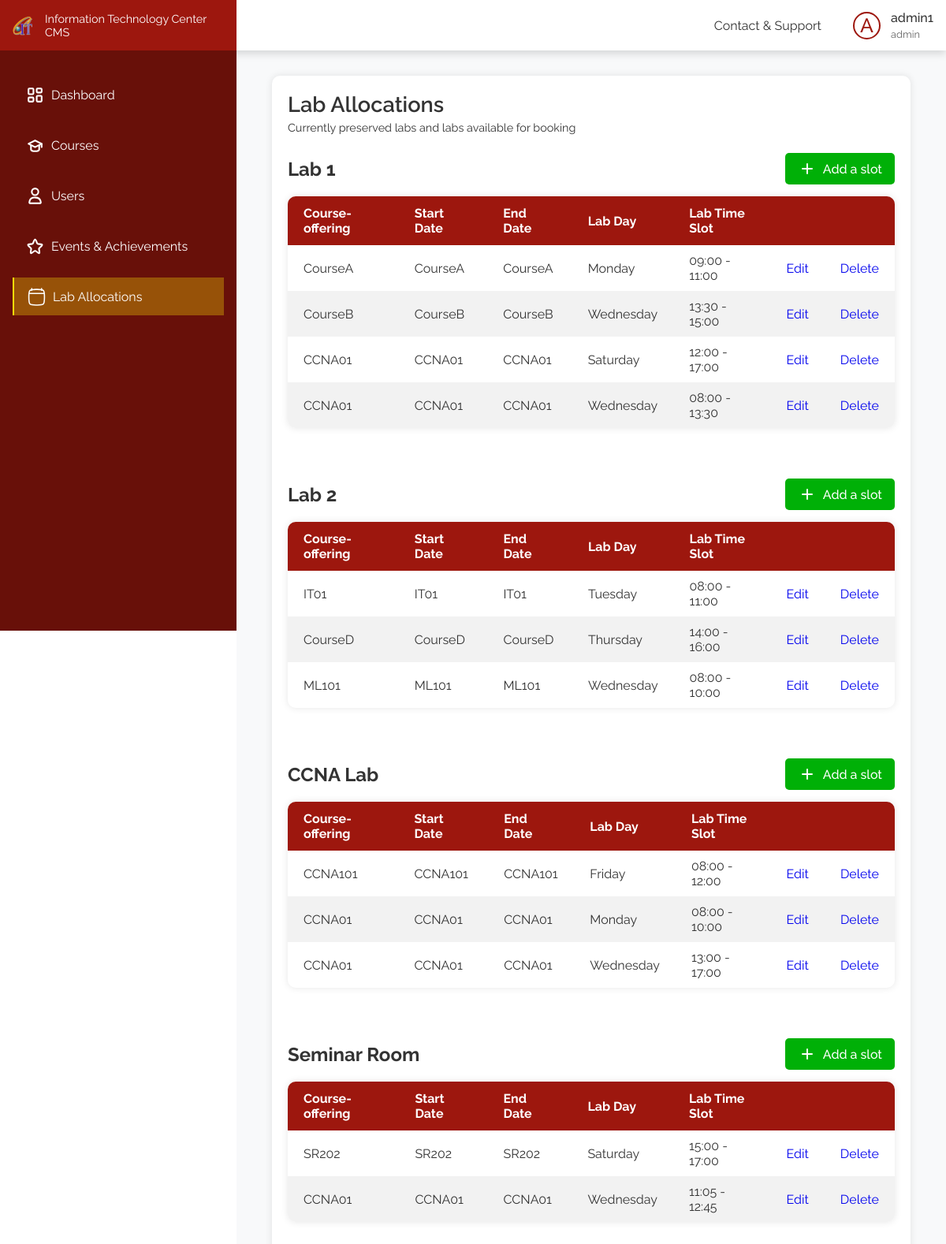
The app's page /pages/labslots/index.php (signed in) with its own data.
### tables this page shows
CREATE TABLE IF NOT EXISTS `user` (
  `u_id` int(10) UNSIGNED NOT NULL AUTO_INCREMENT,
  `user_name` varchar(50) NOT NULL,
  `email` varchar(100) NOT NULL,
  `password` varchar(255) NOT NULL,
  `contact` varchar(20) NOT NULL,
  `clearense` varchar(20) NOT NULL,
  PRIMARY KEY (`u_id`)
);

CREATE TABLE IF NOT EXISTS `labslot` (
  `slot_id` int(11) NOT NULL AUTO_INCREMENT,
  `lab` varchar(20) NOT NULL,
  `course` varchar(20) NOT NULL,
  `start` time NOT NULL,
  `end` time NOT NULL,
  `date` int(11) NOT NULL,
  `oneday` date DEFAULT NULL,
  `published` tinyint(4) DEFAULT NULL,
  PRIMARY KEY (`slot_id`)
);

### backend/functions/labslots.php (called while the page is built, shortened)
<?php
include_once $_SERVER['DOCUMENT_ROOT'] . "/config.php";
include_once $_SERVER['DOCUMENT_ROOT'] . "/helpers/datetime.php";
function getLabSlotsAll()
{
    global $conn;
    $stmt = $conn->prepare("SELECT * FROM labslot");
    $stmt->execute();
    $result = $stmt->get_result();
    $labSlots = array();
    while ($row = $result->fetch_assoc()) {
        $labType = $row['lab'];
        if (!isset($labSlots[$labType])) {
            $labSlots[$labType] = array();
        }
        $labSlots[$labType][] = $row;
    }
    return $labSlots;
}

### helpers/datetime.php (called while the page is built, shortened)
<?php
function getDatebyIndex(int $index): string
{
    $days = ['Monday', 'Tuesday', 'Wednesday', 'Thursday', 'Friday', 'Saturday', 'Sunday'];
    return $days[$index];
}

### pages/labslots/index.php (the view, shortened to what this page needs)
<?php include_once $_SERVER['DOCUMENT_ROOT'] . "/config.php" ?>
<?php include_once $_SERVER['DOCUMENT_ROOT'] . "/backend/functions/labslots.php" ?>
<?php include_once $_SERVER['DOCUMENT_ROOT'] . "/helpers/datetime.php" ?>
<!DOCTYPE html>
<html lang="en">
<head>
    <link rel="stylesheet" href="/css/labslots.css">
</head>
<?php
$labslots = getLabSlotsAll();
?>
<body>
    <div class="flex-box">
        <div class="left">
            <?php
            include_once(APP_ROOT . "/includes/sidebar.php");
            ?>
        </div>
        <div class="right">
            <?php
            include_once(APP_ROOT . "/includes/header.php");
            ?>
            <main class="labslots">
                <div class="container">
                    <h1>Lab Allocations</h1>
                    <p>Currently preserved labs and labs available for booking</p>
                    <div class="title">
                        <div class="title">
                            <h2>Lab 1</h2>
                            <a href="add.php?lab=lab1"><img src="/images/Add_round.svg" alt=""> Add a slot</a>
                        </div>
                    </div>
                    <table class="lab-table">
                        <thead>
                            <tr>
                                <th>Course-offering</th>
                                <th>Start Date</th>
                                <th>End Date</th>
                                <th>Lab Day</th>
                                <th>Lab Time Slot</th>
                                <th></th>
                                <th></th>
                            </tr>
                        </thead>
                        <tbody>
                            <?php if (isset($labslots['lab1'])) { ?>
                                <?php foreach ($labslots['lab1'] as $key => $slot) { ?>
                                    <tr>
                                        <td><?= $slot['course'] ?></td>
                                        <td><?= $slot['course'] ?></td>
                                        <td><?= $slot['course'] ?></td>
                                        <td><?= getDatebyIndex($slot['date']) ?></td>
                                        <td><?= substr($slot['start'], 0, 5) . ' - ' . substr($slot['end'], 0, 5) ?></td>
                                        <td><a href="add.php?id=<?= $slot['slot_id'] ?>&lab=lab1" role="button">Edit</a> </td>
                                        <td><a href="/backend/api/labslots/delete.php?delete_id=<?= $slot['slot_id'] ?>" role="button">Delete</a> </td>
                                    </tr>
                                <?php }; ?>
                            <?php } ?>
                        </tbody>
                    </table>
                    <div class="title">
                        <div class="title">
                            <h2>Lab 2</h2>
                            <a href="add.php?lab=lab2"><img src="/images/Add_round.svg" alt=""> Add a slot</a>
                        </div>
                    </div>
                    <table class="lab-table">
                        <thead>
                            <tr>
                                <th>Course-offering</th>
                                <th>Start Date</th>
                                <th>End Date</th>
                                <th>Lab Day</th>
                                <th>Lab Time Slot</th>
                                <th></th>
                                <th></th>
                            </tr>
                        </thead>
                        <tbody>
                            <?php if (isset($labslots['lab2'])) { ?>
                                <?php foreach ($labslots['lab2'] as $key => $slot) { ?>
                                    <tr>
                                        <td><?= $slot['course'] ?></td>
                                        <td><?= $slot['course'] ?></td>
                                        <td><?= $slot['course'] ?></td>
                                        <td><?= getDatebyIndex($slot['date']) ?></td>
                                        <td><?= substr($slot['start'], 0, 5) . ' - ' . substr($slot['end'], 0, 5) ?></td>
                                        <td><a href="add.php?id=<?= $slot['slot_id'] ?>&lab=lab2">Edit</a> </td>
                                        <td><a href="/backend/api/labslots/delete.php?delete_id=<?= $slot['slot_id'] ?>" role="button">Delete</a> </td>
                                    </tr>
                                <?php }; ?>
                            <?php } ?>
                        </tbody>
                    </table>
                    <div class="title">
                        <div class="title">
                            <h2>CCNA Lab</h2>
                            <a href="add.php?lab=ccna"><img src="/images/Add_round.svg" alt=""> Add a slot</a>
                        </div>
                    </div>
                    <table class="lab-table">
                        <thead>
                            <tr>
                                <th>Course-offering</th>
                                <th>Start Date</th>
                                <th>End Date</th>
                                <th>Lab Day</th>
                                <th>Lab Time Slot</th>
                                <th></th>
                                <th></th>
                            </tr>
                        </thead>
                        <tbody>
                            <?php if (isset($labslots['ccna'])) { ?>
                                <?php foreach ($labslots['ccna'] as $key => $slot) { ?>
                                    <tr>
                                        <td><?= $slot['course'] ?></td>
                                        <td><?= $slot['course'] ?></td>
                                        <td><?= $slot['course'] ?></td>
                                        <td><?= getDatebyIndex($slot['date']) ?></td>
                                        <td><?= substr($slot['start'], 0, 5) . ' - ' . substr($slot['end'], 0, 5) ?></td>
                                        <td><a href="add.php?id=<?= $slot['slot_id'] ?>&lab=ccna">Edit</a> </td>
                                        <td><a href="/backend/api/labslots/delete.php?delete_id=<?= $slot['slot_id'] ?>" role="button">Delete</a> </td>
                                    </tr>
                                <?php }; ?>
                            <?php } ?>
                        </tbody>
                    </table>
                    <div class="title">
                        <div class="title">
                            <h2>Seminar Room</h2>
                            <a href="add.php?lab=sr"><img src="/images/Add_round.svg" alt=""> Add a slot</a>
                        </div>
                    </div>
                    <table class="lab-table">
                        <thead>
                            <tr>
                                <th>Course-offering</th>
                                <th>Start Date</th>
                                <th>End Date</th>
                                <th>Lab Day</th>
                                <th>Lab Time Slot</th>
                                <th></th>
                                <th></th>
                            </tr>
                        </thead>
                        <tbody>
                            <?php if (isset($labslots['sr'])) { ?>
                                <?php foreach ($labslots['sr'] as $key => $slot) { ?>
                                    <tr>
                                        <td><?= $slot['course'] ?></td>
                                        <td><?= $slot['course'] ?></td>
                                        <td><?= $slot['course'] ?></td>
                                        <td><?= getDatebyIndex($slot['date']) ?></td>
                                        <td><?= substr($slot['start'], 0, 5) . ' - ' . substr($slot['end'], 0, 5) ?></td>
                                        <td><a href="add.php?id=<?= $slot['slot_id'] ?>&lab=sr">Edit</a> </td>
                                        <td><a href="/backend/api/labslots/delete.php?delete_id=<?= $slot['slot_id'] ?>" role="button">Delete</a> </td>
                                    </tr>
                                <?php }; ?>
                            <?php } ?>
                        </tbody>
                    </table>
                </div>
            </main>
        </div>
    </div>
</body>
</html>

### includes/header.php (shortened to what this page needs)
<?php
include $_SERVER['DOCUMENT_ROOT'] . "/includes/header_core.php";
if (isset($_SESSION['user_id'])) {
  $user_id = $_SESSION['user_id'];
  $sql = "SELECT user_name, clearense FROM user WHERE u_id = ?";
  $stmt = $conn->prepare($sql);
  $stmt->bind_param("i", $user_id);
  $stmt->execute();
  $result = $stmt->get_result();
  if ($row = $result->fetch_assoc()) {
    $username = $row['user_name'];
    $role = $row['clearense'];
  }
}
?>
<!DOCTYPE html>
<html lang="en">
<head>
  <link rel="stylesheet" href="/css/header.css">
</head>
<body>
  <header>
    <div class="menu">
      <ul>
        <li><a href="/pages/contactNsupport.php">Contact & Support</a></li>
      </ul>
    </div>
    <div class="profile">
      <div class="img"><?php echo isset($username) ? strtoupper(substr($username, 0, 1)) : 'G'; ?></div>
      <h5><?php echo isset($username) ? $username : 'Guest'; ?></h5>
      <p><?php echo isset($role) ? $role : 'Guest'; ?></p>
    </div>
  </header>
</body>
</html>

### css/labslots.css (style rules this page uses)
.labslots { background-color: #f8f9fa; color: #333; min-height: calc(100vh - 4rem); padding: 2rem 0; }
.labslots .container { background-color: #fff; border-radius: 10px; box-shadow: 0 0 10px rgba(0, 0, 0, 0.1); padding: 20px; overflow: hidden; }
.labslots h1 { margin-bottom: 5px; font-weight: 600; font-size: 1.7rem; }
.labslots p { font-size: 0.9rem; margin-bottom: 1.5rem; }
.labslots .lab-table { width: 100%; border-collapse: collapse; border-spacing: 0; margin-top: 15px; margin-bottom: 4rem; background-color: #fff; border-radius: 10px; box-shadow: 0 0 10px rgba(0, 0, 0, 0.1); overflow: hidden; }
.labslots .lab-table th { background-color: var(--color-1); color: #fff; font-weight: bold; text-align: left; padding: 12px 20px; }
.labslots .lab-table tr:nth-child(even) { background-color: #f2f2f2; }
.labslots .lab-table td { padding: 10px 20px; }

### css/styles.css (style rules this page uses)
* { margin: 0; padding: 0; box-sizing: border-box; font-family: "Raleway", sans-serif; }
:root { --color-1: #9d170e; --color-2: #f9db08; --color-3: #305fa6; --color-4: #00b007; --color-5: #790483; --color-text-1: #333; --color-text-2: #666; --color-shade-1: #681009; }
.container { width: clamp(300px, 90%, 1440px); margin: auto; }
a { text-decoration: none; }
.flex-box { display: flex; }
.left { width: 300px; }
.right { width: calc(100% - 300px); padding-top: 4rem; }
.title { display: flex; align-items: center; justify-content: space-between; width: 100%; }
.title a { display: flex; align-items: center; gap: 0.5rem; padding: 0.5rem 1rem; background-color: var(--color-4); color: white; font-weight: 500; border-radius: 5px; }
.title a img { filter: invert() brightness(2); }

### css/header.css (style rules this page uses)
header { color: var(--color-text-1); box-shadow: 0 4px 10px rgba(0, 0, 0, 0.146); position: fixed; left: 0; top: 0; z-index: 10; background-color: white; display: flex; align-items: center; height: 4rem; gap: 0.5rem; width: 100%; padding: 0 1rem; }
.menu { display: flex; align-items: center; margin-left: auto; }
.menu ul { list-style: none; display: flex; gap: 1.2rem; }
.menu ul li { cursor: pointer; position: relative; font-weight: 400; font-size: 1rem; }
.menu ul li a { color: var(--color-text-1); }
.menu ul li:before { content: ""; position: absolute; bottom: -4px; left: 0; width: 0; height: 2px; background-color: transparent; transition: width 0.3s ease-in-out, background-color 0.3s ease-in-out; }
.profile { margin-left: 2rem; display: grid; grid-template-columns: 40px auto; gap: 0.25rem 0.5rem; align-items: center; cursor: pointer; }
.profile h5 { font-weight: 500; font-size: 1rem; }
.profile p { grid-column: 2; font-size: 0.8rem; color: var(--color-text-2); }
.profile .img { display: flex; font-size: 25px; align-items: center; justify-content: center; font-weight: 500; height: 35px; width: 35px; border-radius: 50%; grid-row: 1/3; border: 2px solid var(--color-1); color: var(--color-1); }

### records on screen
user: user_name "A", user_name "admin1", clearense "admin"
labslot: course "CourseA", date "Monday", start "09:00", end "11:00"
labslot: course "CourseB", date "Wednesday", start "13:30", end "15:00"
labslot: course "CCNA01", date "Saturday", start "12:00", end "17:00"
labslot: course "CCNA01", date "Wednesday", start "08:00", end "13:30"
labslot: course "IT01", date "Tuesday", start "08:00", end "11:00"
labslot: course "CourseD", date "Thursday", start "14:00", end "16:00"
labslot: course "ML101", date "Wednesday", start "08:00", end "10:00"
labslot: course "CCNA101", date "Friday", start "08:00", end "12:00"
labslot: course "CCNA01", date "Monday", start "08:00", end "10:00"
labslot: course "CCNA01", date "Wednesday", start "13:00", end "17:00"
labslot: course "SR202", date "Saturday", start "15:00", end "17:00"
labslot: course "CCNA01", date "Wednesday", start "11:05", end "12:45"
